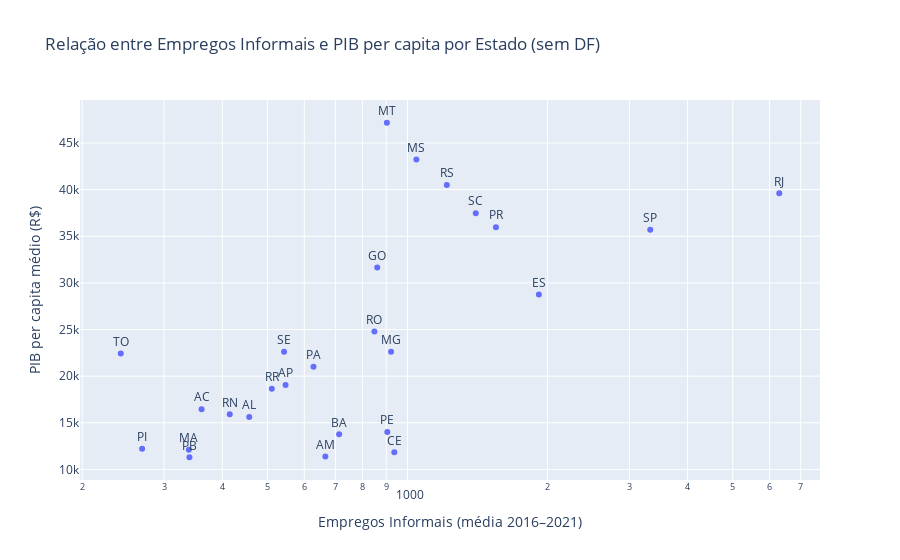

Notebook code cell kept with this figure:
### Markdown cell above
#### ✅ O que podemos perceber?

Com o primeiro gráfico, que inclui todos os estados, incluindo o Distrito Federal (DF), podemos observar uma tendência geral entre o número de empregos informais e o PIB per capita. Inicialmente, parece haver uma correlação de que estados com maior número de empregos informais tendem a ter um PIB per capita mais baixo, sugerindo uma possível relação entre maior informalidade e menor desenvolvimento econômico.

No entanto, ao incluir o DF, que possui um número elevado de empregos informais e um PIB per capita muito alto, vemos que há exceções que desafiam essa tendência. Esse ponto extremo sugere que a relação entre informalidade e PIB per capita não é direta e pode ser influenciada por outros fatores, como a estrutura econômica específica de cada estado, a presença de economias públicas fortes ou outras características regionais.

Portanto, enquanto o gráfico nos fornece uma visão preliminar da relação entre essas duas variáveis, não podemos tirar uma conclusão definitiva sem realizar mais análises detalhadas, levando em consideração outros fatores como a composição econômica de cada estado, o papel do setor público, a distribuição de renda, entre outros.

### Code cell
# Identificar o estado com o maior número de "Empregos Informais"
df_estado_max_empregos = df_estado[df_estado['Empregos_Informais'] == df_estado['Empregos_Informais'].max()]
estado_max_empregos = df_estado_max_empregos['UF'].values[0]
#print(f'O estado com o maior número de empregos informais é: {estado_max_empregos}')

# Gráfico 2: Sem o estado com o maior número de "Empregos Informais"
df_estado_sem_max_empregos = df_estado[df_estado['UF'] != estado_max_empregos]

fig_sem_max_empregos = px.scatter(
    df_estado_sem_max_empregos,
    x='Empregos_Informais',
    y='PIB_per_capita',
    text='UF',
    title=f'Relação entre Empregos Informais e PIB per capita por Estado (sem {estado_max_empregos})',
    labels={
        'Empregos_Informais': 'Empregos Informais (média 2016–2021)',
        'PIB_per_capita': 'PIB per capita médio (R$)'
    },
    log_x=True  # Escala logarítmica
)

fig_sem_max_empregos.update_traces(textposition='top center')
fig_sem_max_empregos.show()

### Figure 1 — Plotly figure (JSON) as saved in the notebook; plotly's stock layout.template omitted (floating-point values rounded to 4 significant figures)
{"data": [{"hovertemplate": "Empregos Informais (média 2016–2021)=%{x}<br>PIB per capita médio (R$)=%{y}<br>UF=%{text}<extra></extra>", "legendgroup": "", "marker": {"color": "#636efa", "symbol": "circle"}, "mode": "markers+text", "name": "", "orientation": "v", "showlegend": false, "text": ["AC", "AL", "AM", "AP", "BA", "CE", "ES", "GO", "MA", "MG", "MS", "MT", "PA", "PB", "PE", "PI", "PR", "RJ", "RN", "RO", "RR", "RS", "SC", "SE", "SP", "TO"], "textposition": "top center", "type": "scatter", "x": [361, 457, 666, 547, 713, 937, 1916, 861, 339, 922, 1045, 903, 628, 340, 905, 269, 1549, 6294, 415, 849, 511, 1215, 1402, 543, 3324, 242], "xaxis": "x", "y": [16460.0, 15620.0, 11400.0, 19050.0, 13770.0, 11830.0, 28760.0, 31660.0, 12110.0, 22630.0, 43240.0, 47170.0, 21020.0, 11310.0, 14020.0, 12230.0, 35970.0, 39600.0, 15910.0, 24780.0, 18640.0, 40500.0, 37470.0, 22610.0, 35700.0, 22440.0], "yaxis": "y"}], "layout": {"legend": {"tracegroupgap": 0}, "title": {"text": "Relação entre Empregos Informais e PIB per capita por Estado (sem DF)"}, "xaxis": {"anchor": "y", "domain": [0, 1], "title": {"text": "Empregos Informais (média 2016–2021)"}, "type": "log"}, "yaxis": {"anchor": "x", "domain": [0, 1], "title": {"text": "PIB per capita médio (R$)"}}}}
